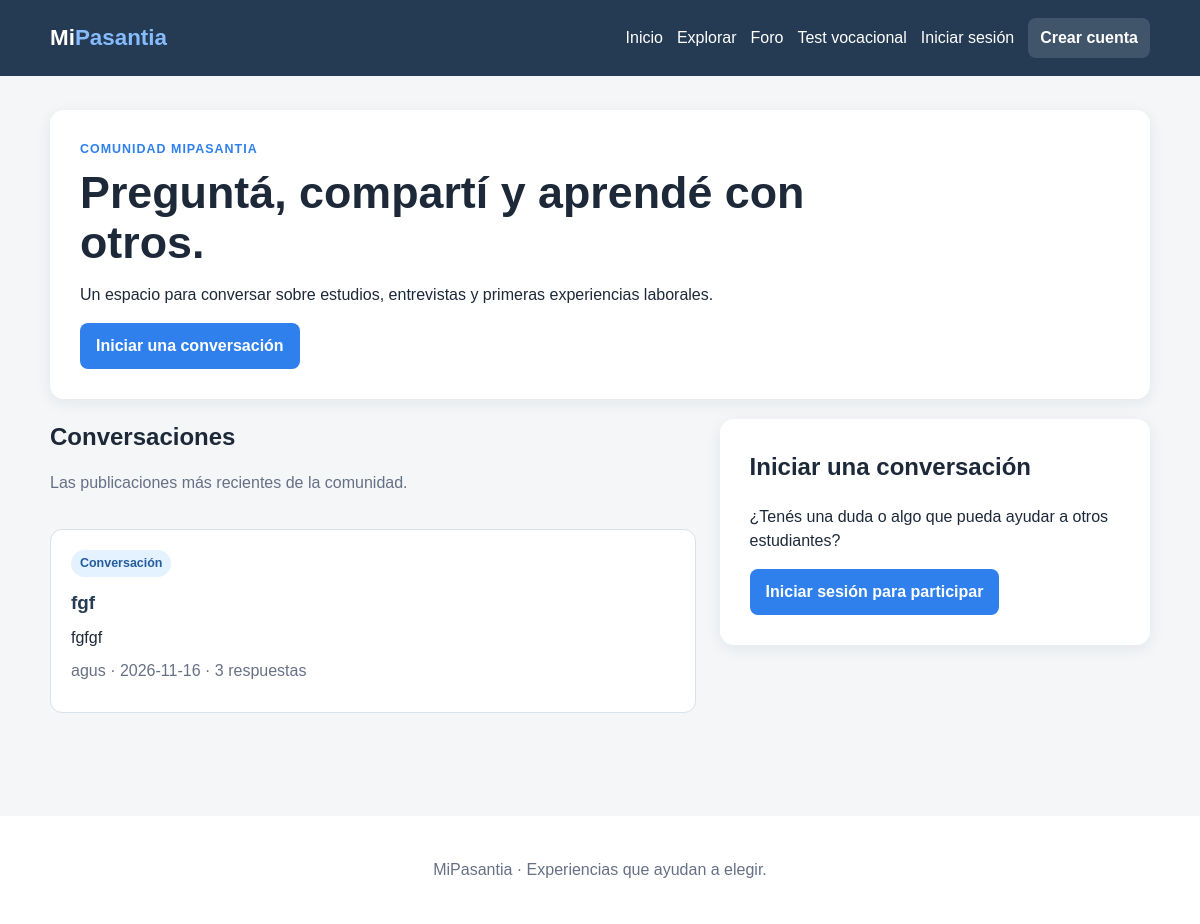
The app's page /foro with its own data.
### tables this page shows
CREATE TABLE temas_foro (
                id INTEGER PRIMARY KEY AUTOINCREMENT,
                titulo TEXT NOT NULL,
                contenido TEXT NOT NULL,
                usuario_id INTEGER NOT NULL,
                fecha TEXT NOT NULL DEFAULT CURRENT_TIMESTAMP,
                FOREIGN KEY (usuario_id) REFERENCES usuarios(id)
            );

CREATE TABLE usuarios (
                id INTEGER PRIMARY KEY AUTOINCREMENT,
                nombre TEXT NOT NULL,
                email TEXT NOT NULL UNIQUE,
                password TEXT NOT NULL
            );

### app.py (the view, shortened to what this page needs)
@app.route("/foro", methods=["GET", "POST"])
def foro():
    with conectar_db() as conexion:
        temas = conexion.execute("""
            SELECT temas_foro.*, usuarios.nombre AS autor,
                   (SELECT COUNT(*) FROM respuestas_foro WHERE tema_id = temas_foro.id) AS respuestas
            FROM temas_foro JOIN usuarios ON usuarios.id = temas_foro.usuario_id
            ORDER BY temas_foro.id DESC
        """).fetchall()
    return render_template("foro.html", temas=temas)

### app.py (called while the page is built)
def conectar_db():
    conexion = sqlite3.connect(DATABASE_PATH)
    conexion.row_factory = sqlite3.Row
    return conexion

@app.context_processor
def token_formulario():
    if "token_foro" not in session:
        session["token_foro"] = secrets.token_urlsafe(32)
    return {"token_foro": session["token_foro"]}

### templates/foro.html (shortened to what this page needs)
{% extends "base.html" %}
{% block content %}
<section class="page-intro">
    <p class="eyebrow">Comunidad MiPasantia</p>
    <h1>Preguntá, compartí y aprendé con otros.</h1>
    <p>Un espacio para conversar sobre estudios, entrevistas y primeras experiencias laborales.</p>
    <a class="button" href="#nueva-conversacion">Iniciar una conversación</a>
</section>
<div class="forum-layout">
    <section aria-labelledby="conversaciones">
        <div class="section-heading"><div><h2 id="conversaciones">Conversaciones</h2><p>Las publicaciones más recientes de la comunidad.</p></div></div>
        {% for tema in temas %}
        <article class="card forum-topic">
            <span class="tag">Conversación</span>
            <h3><a href="{{ url_for('tema_foro', tema_id=tema['id']) }}">{{ tema['titulo'] }}</a></h3>
            <p>{{ tema['contenido'][:180] }}{% if tema['contenido']|length > 180 %}…{% endif %}</p>
            <p class="meta">{{ tema['autor'] }} · {{ tema['fecha'][:10] }} · {{ tema['respuestas'] }} respuesta{% if tema['respuestas'] != 1 %}s{% endif %}</p>
        </article>
        {% else %}
        <div class="card"><h3>Todavía no hay conversaciones.</h3><p>Hacé la primera pregunta o compartí un consejo.</p></div>
        {% endfor %}
    </section>
    <aside id="nueva-conversacion" class="form-card forum-compose">
        <h2>Iniciar una conversación</h2>
        <p>¿Tenés una duda o algo que pueda ayudar a otros estudiantes?</p>
        {% if session.get('usuario_id') %}
        <form method="post">
            <input type="hidden" name="token" value="{{ token_foro }}">
            <label>Título<input name="titulo" maxlength="120" required></label>
            <label>Mensaje<textarea name="contenido" rows="5" maxlength="3000" required></textarea></label>
            <button class="button" type="submit">Publicar conversación</button>
        </form>
        {% else %}
        <a class="button" href="{{ url_for('login') }}">Iniciar sesión para participar</a>
        {% endif %}
    </aside>
</div>
{% endblock %}

### static/css/style.css (style rules this page uses)
:root { --azul: #243b53; --acento: #2f80ed; --fondo: #f4f6f8; --texto: #1d2939; --borde: #d9e1ea; --blanco: #ffffff; --error: #a52b2b; --ok: #176b45; }
* { box-sizing: border-box; }
body { margin: 0; color: var(--texto); background: var(--fondo); font-family: Arial, sans-serif; line-height: 1.5; }
a { color: var(--acento); }
.nav-cta, .button { display: inline-block; border: 0; border-radius: 8px; padding: 11px 16px; color: var(--blanco); background: var(--acento); font-weight: 700; text-decoration: none; cursor: pointer; }
.hero, .page-intro, .form-card, .auth-card, .story, .empty-state { border-radius: 14px; background: var(--blanco); box-shadow: 0 4px 16px #15253513; }
.hero h1, .page-intro h1, .story h1 { max-width: 760px; margin: 8px 0; font-size: clamp(2rem, 5vw, 3.5rem); line-height: 1.12; }
.eyebrow { margin: 0; color: var(--acento); font-size: .78rem; font-weight: 700; letter-spacing: .08em; text-transform: uppercase; }
.section-heading { display: flex; align-items: end; justify-content: space-between; gap: 16px; margin: 30px 0 18px; }
.section-heading h2 { margin: 0; }
.section-heading p, .meta, small, .result-count { color: #667085; }
.card { overflow: hidden; padding: 20px; border: 1px solid var(--borde); border-radius: 12px; background: var(--blanco); }
.card h2, .card h3 { margin: 12px 0 6px; font-size: 1.18rem; }
.card p { margin: 9px 0; }
.tag { display: inline-block; padding: 4px 9px; border-radius: 99px; color: #245c9c; background: #e4f1ff; font-size: .78rem; font-weight: 700; }
.page-intro { margin-bottom: 20px; padding: 30px; }
.page-intro h1 { font-size: clamp(1.9rem, 4vw, 2.8rem); }
.form-card, .auth-card { padding: 30px; }
.forum-layout { display: grid; grid-template-columns: minmax(0, 1.5fr) minmax(260px, 1fr); gap: 24px; align-items: start; }
.forum-layout .section-heading { margin-top: 0; }
.forum-topic { margin-bottom: 14px; }
.forum-topic h3 a { color: var(--azul); text-decoration: none; }
.forum-compose h2, .forum-answer h2 { margin-top: 0; }

### records on screen
temas_foro: titulo "fgf", contenido "fgfgf", autor "agus", fecha "2026-11-16", respuestas "3"
